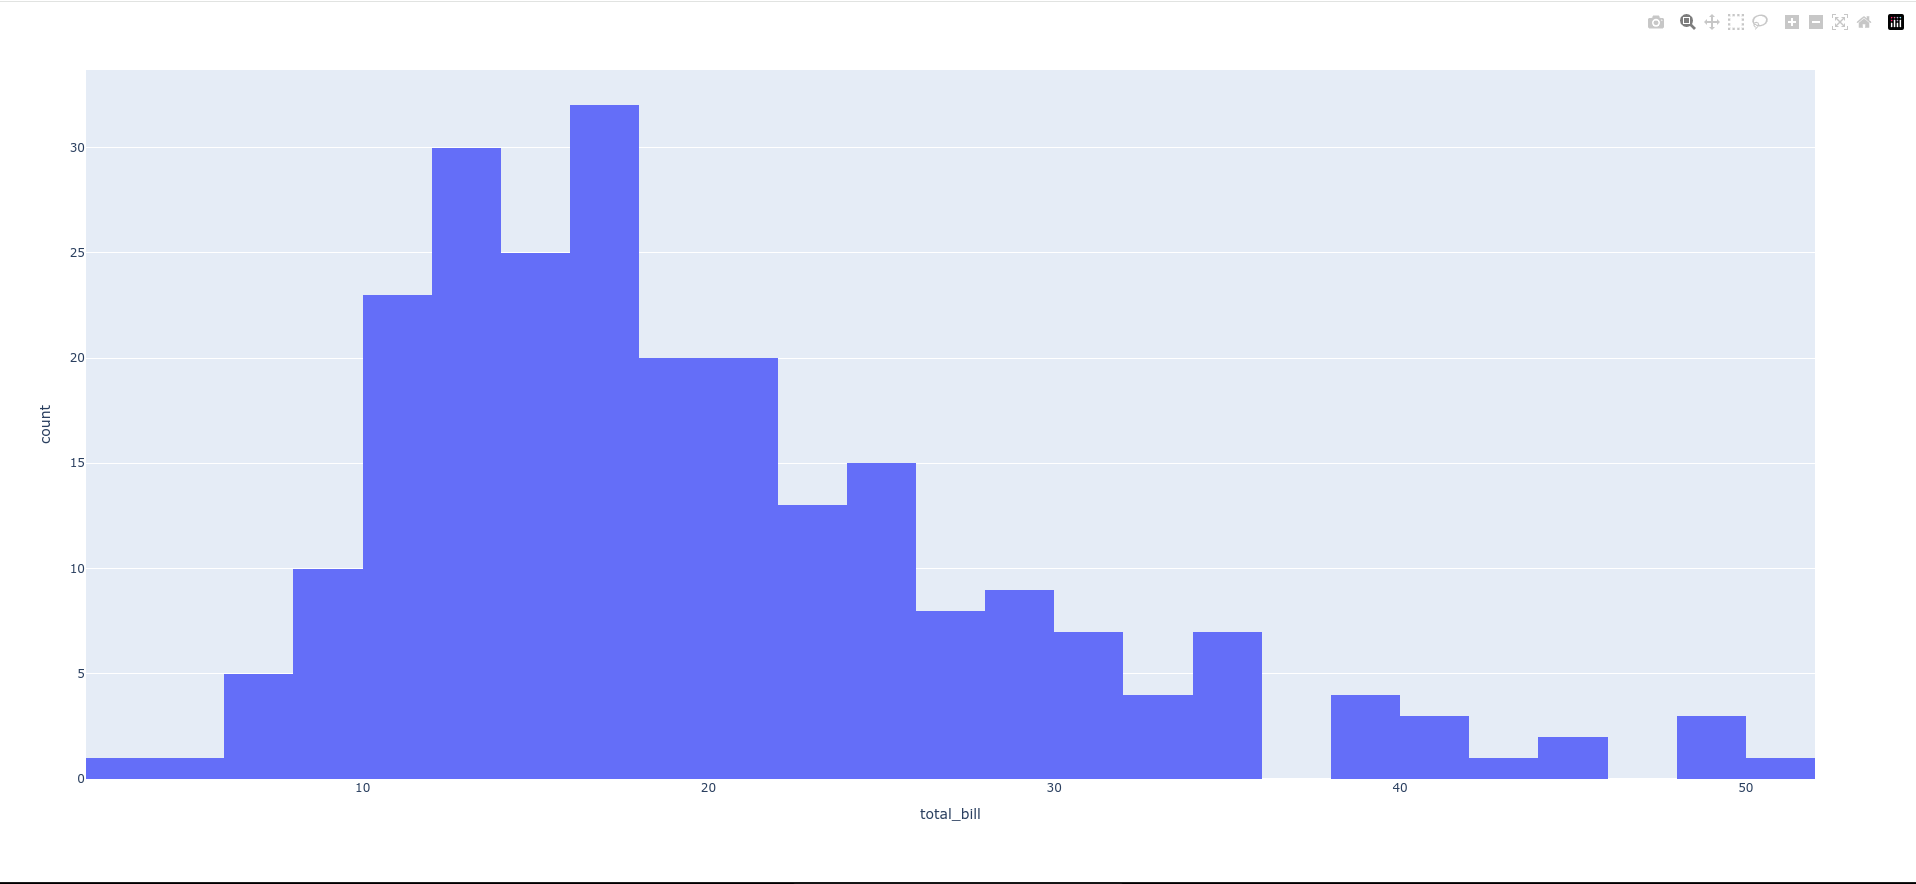

Write the Python code that produced this figure.
import plotly.express as px

df = px.data.tips()
fig = px.histogram(df, x="total_bill")
fig.show()
